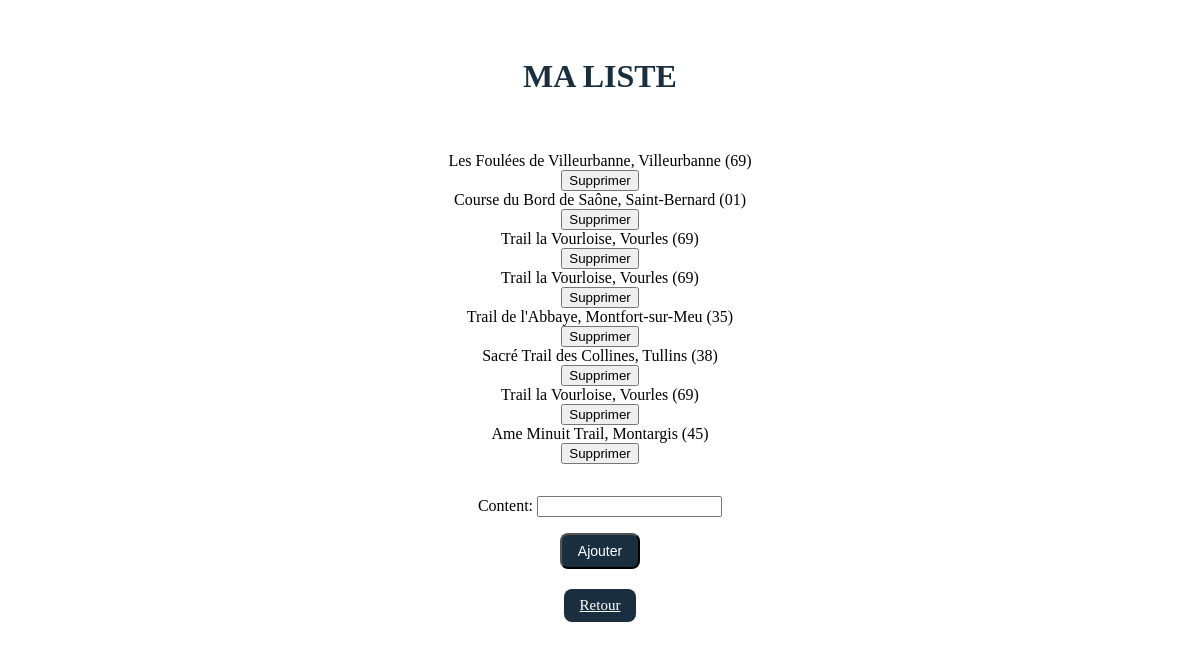
Page /polls/list/ (signed in) on the earlier database version.
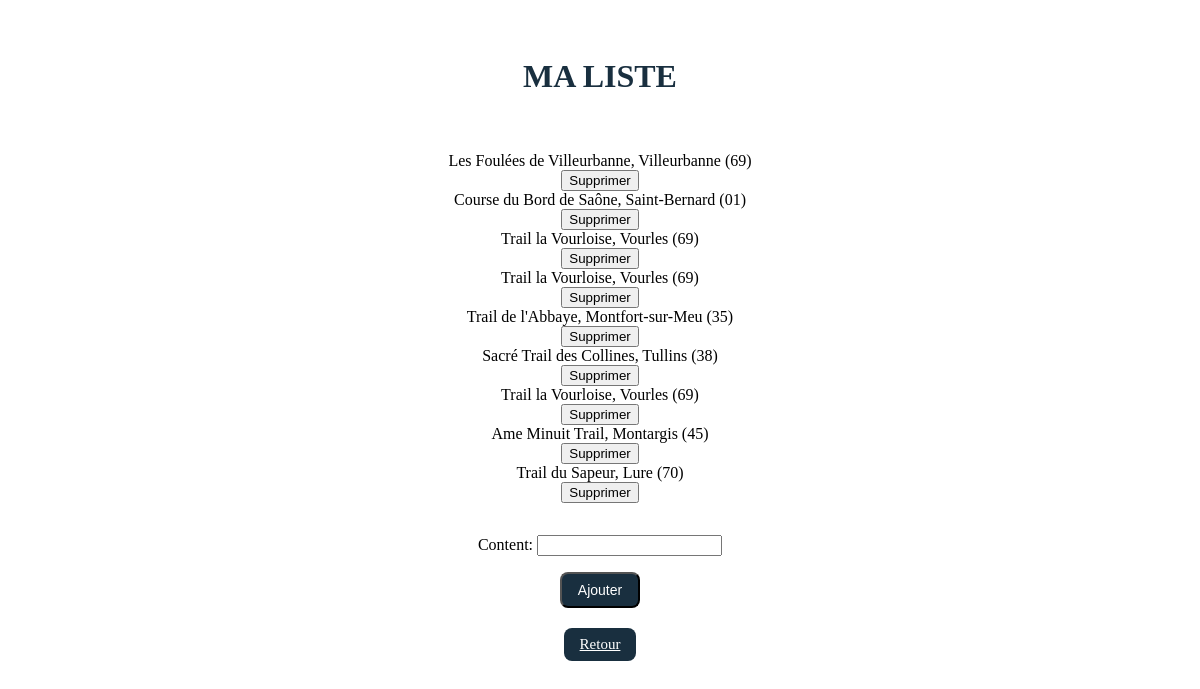
Same page on the later database version.
### polls/models.py (models this page shows, shortened)
class ListItem(models.Model):
    user = models.ForeignKey(User, on_delete=models.CASCADE)
    content = models.CharField(max_length=255)
    created_at = models.DateTimeField(auto_now_add=True)

### polls/views.py (the view)
# urls.py: path('list/', list_view, name='list'),
@login_required
def list_view(request):
    user = request.user
    items = ListItem.objects.filter(user=user)
    if request.method == 'POST':
        form = ListItemForm(request.POST)
        if form.is_valid():
            form.instance.user = user
            form.save()
            return redirect('list')
    else:
        form = ListItemForm()
    context = {
        'items': items,
        'form': form
    }
    return render(request, 'list.html', context)

### polls/forms.py
class ListItemForm(forms.ModelForm):
    class Meta:
        model = ListItem
        fields = ['content']

### polls/templates/list.html (shortened to what this page needs)
<!DOCTYPE html>
<html>
<head>
{% load static %}
  <link rel="stylesheet" href="{% static 'polls/style_list.css' %}">
</head>
<body>
  <div class="banner-image">
    <h1 class="typo-h1 text-dark-blue max-w-[530px]">MA LISTE</h1>
  </div>
  <ul>
    {% for item in items %}
      <li>
        {{ item.content }}
        <form method="post" action="{% url 'delete_item' item.id %}">
          <button type="submit">Supprimer</button>
        </form>
      </li>
    {% endfor %}
  </ul>
  <form method="POST" action="{% url 'list' %}" class="add-form">
    {{ form.as_p }}
    <button type="submit" class="bg-dark-blue text-white px-4 py-2 rounded-md" style="font-size: 14px;">Ajouter</button>
  </form>
  <a href="{% url 'index' %}" class="bg-dark-blue text-white px-4 py-2 rounded-md" style="font-size: 15px;">Retour</a>
</body>
</html>

### polls/static/polls/style_list.css (style rules this page uses)
body { display: flex; flex-direction: column; justify-content: center; align-items: center; background-image: url("https://cdn.lepape-info.com/media/2012/06/2-2017-TDS-Michel-Lanne-photo-Damien-Rosso-www.droz-photo.com_.jpg"); background-size: cover; }
.banner-image { text-align: center; margin-bottom: 20px; }
ul { list-style-type: none; text-align: center; padding: 0; }
h1 { margin-top: 50px; text-align: center; }
.add-form { text-align: center; margin-bottom: 20px; }
.bg-dark-blue { background-color: #192f3f; }
.text-white { color: #ffffff; }
.rounded-md { border-radius: 0.5rem; }
.text-dark-blue { color: #192f3f; }
.px-4 { padding-left: 16px; padding-right: 16px; }
.py-2 { padding-top: 8px; padding-bottom: 8px; }

Differences in the rows shown:
added ListItem: content "Trail du Sapeur, Lure (70)"
